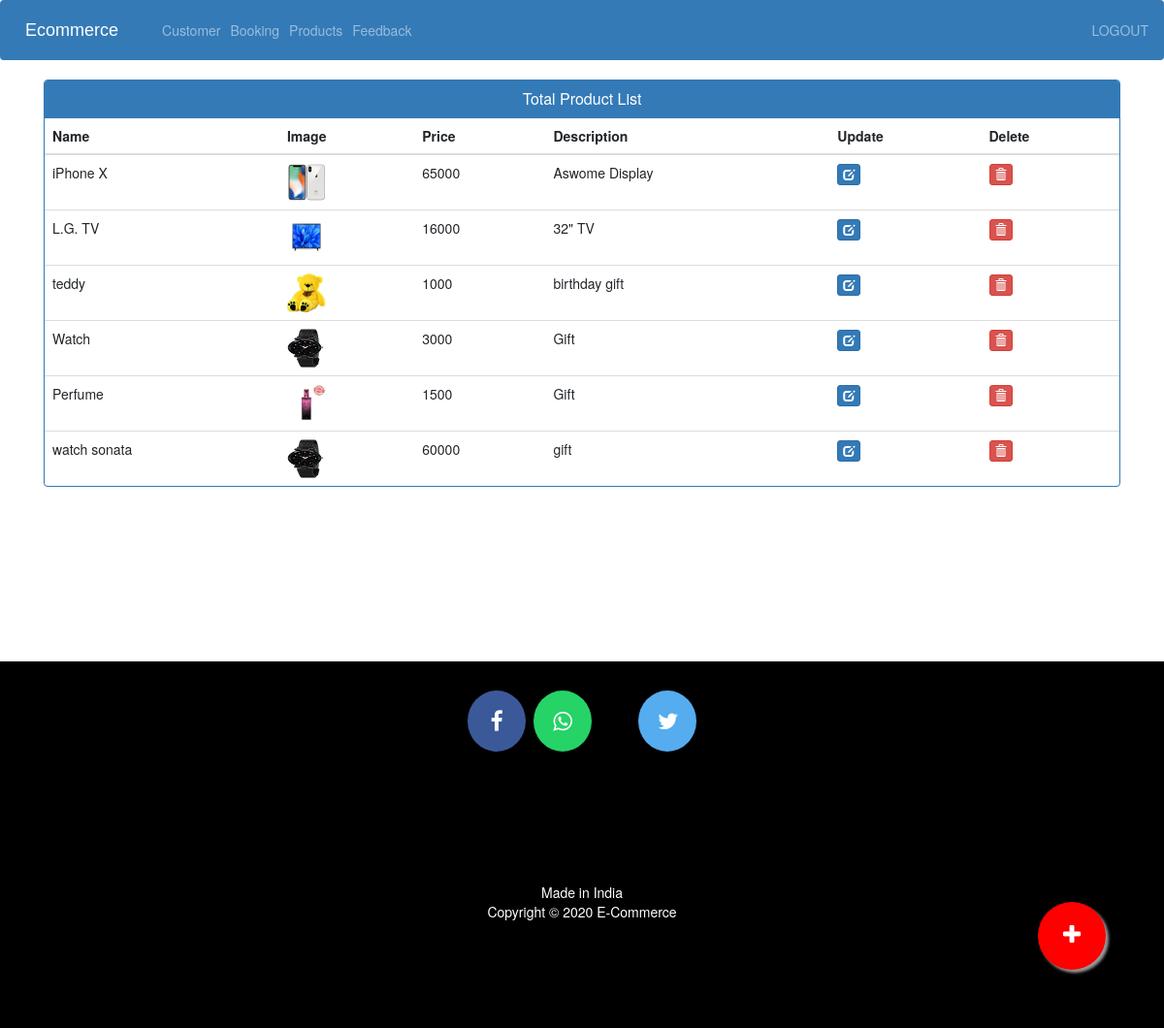
The app's page /admin-products (signed in) with its own data.
### ecom/models.py (models this page shows, shortened)
class Product(models.Model):
    name=models.CharField(max_length=40)
    product_image= models.ImageField(upload_to='product_image/',null=True,blank=True)
    price = models.PositiveIntegerField()
    description=models.CharField(max_length=40)

### ecom/views.py (the view)
# urls.py: path('admin-products', views.admin_products_view,name='admin-products'),
@login_required(login_url='adminlogin')
def admin_products_view(request):
    products=models.Product.objects.all()
    return render(request,'ecom/admin_products.html',{'products':products})

### templates/ecom/admin_products.html (shortened to what this page needs)
{% extends 'ecom/admin_base.html' %}
{% load static %}
{% block content %}
<head>
  <link href="//netdna.bootstrapcdn.com/bootstrap/3.0.0/css/bootstrap.min.css" rel="stylesheet" id="bootstrap-css">
</head>
<div class="container">
  <div class="panel panel-primary">
    <div class="panel-heading">
      <h6 class="panel-title">Total Product List</h6>
    </div>
    <table class="table table-hover" id="dev-table">
      <thead>
        <tr>
          <th>Name</th>
          <th>Image</th>
          <th>Price</th>
          <th>Description</th>
          <th>Update</th>
          <th>Delete</th>
        </tr>
      </thead>
      {% for p in products %}
  {% if p %}
      <tr>
        <td> {{p.name}}</td>
        <td> <img src="{% static p.product_image.url %}" alt="Profile Pic" height="40px" width="40px" /></td>
        <td>{{p.price}}</td>
        <td>{{p.description}}</td>
        <td><a class="btn btn-primary btn-xs" href="{% url 'update-product' p.id  %}"><span class="glyphicon glyphicon-edit"></span></a></td>
        <td><a class="btn btn-danger btn-xs" href="{% url 'delete-product' p.id  %}"><span class="glyphicon glyphicon-trash"></span></a></td>
      </tr>
      {%else%}
      <br><br><br>
      <h1>no products</h1>
      {% endif %}
      {% endfor %}
    </table>
  </div>
</div>
<a href="/admin-add-product" class="float">
<i class="fa fa-plus my-float"></i>
</a>
{% endblock content %}

### templates/ecom/admin_base.html (style rules this page uses)
.fa { font-size: 23px; width: 60px; text-align: center; text-decoration: none; margin: 5px 2px; border-radius: 50%; }

### templates/ecom/admin_products.html (style rules this page uses)
a:link { text-decoration: none; }
h6 { text-align: center; }
.float { position:fixed; width:70px; height:70px; bottom:60px; right:60px; background-color:red; color:#FFF; border-radius:50px; text-align:center; box-shadow: 3px 3px 3px #999; }
.my-float { margin-top:22px; }

### records on screen
Product: name "iPhone X", product_image (picture), price "65000", description "Aswome Display"
Product: name "L.G. TV", product_image (picture), price "16000", description "32\" TV"
Product: name "teddy", product_image (picture), price "1000", description "birthday gift"
Product: name "Watch", product_image (picture), price "3000", description "Gift"
Product: name "Perfume", product_image (picture), price "1500", description "Gift"
Product: name "watch sonata", product_image (picture), price "60000", description "gift"
